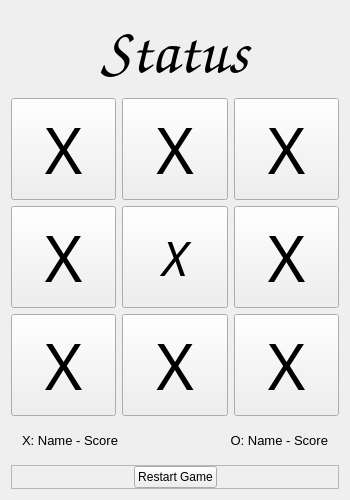
<?xml version="1.0" encoding="UTF-8"?>
<ui version="4.0">
 <class>MainWindow</class>
 <widget class="QMainWindow" name="MainWindow">
  <property name="geometry">
   <rect>
    <x>0</x>
    <y>0</y>
    <width>350</width>
    <height>500</height>
   </rect>
  </property>
  <property name="minimumSize">
   <size>
    <width>350</width>
    <height>500</height>
   </size>
  </property>
  <property name="maximumSize">
   <size>
    <width>350</width>
    <height>500</height>
   </size>
  </property>
  <property name="cursor">
   <cursorShape>PointingHandCursor</cursorShape>
  </property>
  <property name="windowTitle">
   <string>Tic Tac Toe - Ashiv sGupta</string>
  </property>
  <widget class="QWidget" name="centralWidget">
   <layout class="QVBoxLayout" name="verticalLayout">
    <item>
     <layout class="QGridLayout" name="gridLayout">
      <item row="1" column="1">
       <widget class="QPushButton" name="spot_01">
        <property name="sizePolicy">
         <sizepolicy hsizetype="Minimum" vsizetype="Minimum">
          <horstretch>0</horstretch>
          <verstretch>0</verstretch>
         </sizepolicy>
        </property>
        <property name="minimumSize">
         <size>
          <width>0</width>
          <height>55</height>
         </size>
        </property>
        <property name="font">
         <font>
          <family>Arial Black</family>
          <pointsize>48</pointsize>
         </font>
        </property>
        <property name="cursor">
         <cursorShape>PointingHandCursor</cursorShape>
        </property>
        <property name="text">
         <string>X</string>
        </property>
        <property name="flat">
         <bool>false</bool>
        </property>
       </widget>
      </item>
      <item row="1" column="2">
       <widget class="QPushButton" name="spot_02">
        <property name="sizePolicy">
         <sizepolicy hsizetype="Minimum" vsizetype="Minimum">
          <horstretch>0</horstretch>
          <verstretch>0</verstretch>
         </sizepolicy>
        </property>
        <property name="minimumSize">
         <size>
          <width>0</width>
          <height>55</height>
         </size>
        </property>
        <property name="font">
         <font>
          <family>Arial Black</family>
          <pointsize>48</pointsize>
         </font>
        </property>
        <property name="cursor">
         <cursorShape>PointingHandCursor</cursorShape>
        </property>
        <property name="text">
         <string>X</string>
        </property>
        <property name="flat">
         <bool>false</bool>
        </property>
       </widget>
      </item>
      <item row="3" column="0">
       <widget class="QPushButton" name="spot_10">
        <property name="sizePolicy">
         <sizepolicy hsizetype="Minimum" vsizetype="Minimum">
          <horstretch>0</horstretch>
          <verstretch>0</verstretch>
         </sizepolicy>
        </property>
        <property name="minimumSize">
         <size>
          <width>0</width>
          <height>55</height>
         </size>
        </property>
        <property name="font">
         <font>
          <family>Arial Black</family>
          <pointsize>48</pointsize>
         </font>
        </property>
        <property name="cursor">
         <cursorShape>PointingHandCursor</cursorShape>
        </property>
        <property name="text">
         <string>X</string>
        </property>
        <property name="flat">
         <bool>false</bool>
        </property>
       </widget>
      </item>
      <item row="3" column="1">
       <widget class="QPushButton" name="spot_11">
        <property name="sizePolicy">
         <sizepolicy hsizetype="Minimum" vsizetype="Minimum">
          <horstretch>0</horstretch>
          <verstretch>0</verstretch>
         </sizepolicy>
        </property>
        <property name="minimumSize">
         <size>
          <width>0</width>
          <height>55</height>
         </size>
        </property>
        <property name="font">
         <font>
          <family>Arial Black</family>
          <pointsize>36</pointsize>
          <italic>true</italic>
          <strikeout>false</strikeout>
         </font>
        </property>
        <property name="cursor">
         <cursorShape>PointingHandCursor</cursorShape>
        </property>
        <property name="text">
         <string>X</string>
        </property>
        <property name="flat">
         <bool>false</bool>
        </property>
       </widget>
      </item>
      <item row="3" column="2">
       <widget class="QPushButton" name="spot_12">
        <property name="sizePolicy">
         <sizepolicy hsizetype="Minimum" vsizetype="Minimum">
          <horstretch>0</horstretch>
          <verstretch>0</verstretch>
         </sizepolicy>
        </property>
        <property name="minimumSize">
         <size>
          <width>0</width>
          <height>55</height>
         </size>
        </property>
        <property name="font">
         <font>
          <family>Arial Black</family>
          <pointsize>48</pointsize>
         </font>
        </property>
        <property name="cursor">
         <cursorShape>PointingHandCursor</cursorShape>
        </property>
        <property name="text">
         <string>X</string>
        </property>
        <property name="flat">
         <bool>false</bool>
        </property>
       </widget>
      </item>
      <item row="4" column="0">
       <widget class="QPushButton" name="spot_20">
        <property name="sizePolicy">
         <sizepolicy hsizetype="Minimum" vsizetype="Minimum">
          <horstretch>0</horstretch>
          <verstretch>0</verstretch>
         </sizepolicy>
        </property>
        <property name="minimumSize">
         <size>
          <width>0</width>
          <height>55</height>
         </size>
        </property>
        <property name="font">
         <font>
          <family>Arial Black</family>
          <pointsize>48</pointsize>
         </font>
        </property>
        <property name="cursor">
         <cursorShape>PointingHandCursor</cursorShape>
        </property>
        <property name="text">
         <string>X</string>
        </property>
        <property name="flat">
         <bool>false</bool>
        </property>
       </widget>
      </item>
      <item row="4" column="1">
       <widget class="QPushButton" name="spot_21">
        <property name="sizePolicy">
         <sizepolicy hsizetype="Minimum" vsizetype="Minimum">
          <horstretch>0</horstretch>
          <verstretch>0</verstretch>
         </sizepolicy>
        </property>
        <property name="minimumSize">
         <size>
          <width>0</width>
          <height>55</height>
         </size>
        </property>
        <property name="font">
         <font>
          <family>Arial Black</family>
          <pointsize>48</pointsize>
         </font>
        </property>
        <property name="cursor">
         <cursorShape>PointingHandCursor</cursorShape>
        </property>
        <property name="text">
         <string>X</string>
        </property>
        <property name="flat">
         <bool>false</bool>
        </property>
       </widget>
      </item>
      <item row="4" column="2">
       <widget class="QPushButton" name="spot_22">
        <property name="sizePolicy">
         <sizepolicy hsizetype="Minimum" vsizetype="Minimum">
          <horstretch>0</horstretch>
          <verstretch>0</verstretch>
         </sizepolicy>
        </property>
        <property name="minimumSize">
         <size>
          <width>0</width>
          <height>55</height>
         </size>
        </property>
        <property name="font">
         <font>
          <family>Arial Black</family>
          <pointsize>48</pointsize>
         </font>
        </property>
        <property name="cursor">
         <cursorShape>PointingHandCursor</cursorShape>
        </property>
        <property name="text">
         <string>X</string>
        </property>
        <property name="flat">
         <bool>false</bool>
        </property>
       </widget>
      </item>
      <item row="0" column="0" colspan="3">
       <widget class="QLabel" name="label_status">
        <property name="sizePolicy">
         <sizepolicy hsizetype="Preferred" vsizetype="Maximum">
          <horstretch>0</horstretch>
          <verstretch>0</verstretch>
         </sizepolicy>
        </property>
        <property name="minimumSize">
         <size>
          <width>327</width>
          <height>0</height>
         </size>
        </property>
        <property name="maximumSize">
         <size>
          <width>327</width>
          <height>16777215</height>
         </size>
        </property>
        <property name="font">
         <font>
          <family>URW Chancery L</family>
          <pointsize>48</pointsize>
          <weight>75</weight>
          <italic>true</italic>
          <bold>true</bold>
         </font>
        </property>
        <property name="text">
         <string>Status</string>
        </property>
        <property name="alignment">
         <set>Qt::AlignCenter</set>
        </property>
       </widget>
      </item>
      <item row="1" column="0">
       <widget class="QPushButton" name="spot_00">
        <property name="sizePolicy">
         <sizepolicy hsizetype="Minimum" vsizetype="Minimum">
          <horstretch>0</horstretch>
          <verstretch>0</verstretch>
         </sizepolicy>
        </property>
        <property name="minimumSize">
         <size>
          <width>0</width>
          <height>55</height>
         </size>
        </property>
        <property name="font">
         <font>
          <family>Arial Black</family>
          <pointsize>48</pointsize>
         </font>
        </property>
        <property name="cursor">
         <cursorShape>PointingHandCursor</cursorShape>
        </property>
        <property name="text">
         <string>X</string>
        </property>
        <property name="flat">
         <bool>false</bool>
        </property>
       </widget>
      </item>
     </layout>
    </item>
    <item>
     <widget class="QFrame" name="NameFrame">
      <property name="sizePolicy">
       <sizepolicy hsizetype="Preferred" vsizetype="Maximum">
        <horstretch>0</horstretch>
        <verstretch>0</verstretch>
       </sizepolicy>
      </property>
      <layout class="QHBoxLayout" name="horizontalLayout">
       <item>
        <widget class="QLabel" name="label_name1">
         <property name="sizePolicy">
          <sizepolicy hsizetype="Preferred" vsizetype="Maximum">
           <horstretch>0</horstretch>
           <verstretch>0</verstretch>
          </sizepolicy>
         </property>
         <property name="font">
          <font>
           <pointsize>10</pointsize>
          </font>
         </property>
         <property name="text">
          <string>X: Name - Score</string>
         </property>
        </widget>
       </item>
       <item>
        <widget class="QLabel" name="label_name2">
         <property name="sizePolicy">
          <sizepolicy hsizetype="Preferred" vsizetype="Maximum">
           <horstretch>0</horstretch>
           <verstretch>0</verstretch>
          </sizepolicy>
         </property>
         <property name="font">
          <font>
           <pointsize>10</pointsize>
          </font>
         </property>
         <property name="text">
          <string>O: Name - Score</string>
         </property>
         <property name="alignment">
          <set>Qt::AlignRight|Qt::AlignTrailing|Qt::AlignVCenter</set>
         </property>
        </widget>
       </item>
      </layout>
     </widget>
    </item>
    <item>
     <widget class="QFrame" name="frame">
      <property name="sizePolicy">
       <sizepolicy hsizetype="Preferred" vsizetype="Maximum">
        <horstretch>0</horstretch>
        <verstretch>0</verstretch>
       </sizepolicy>
      </property>
      <property name="frameShape">
       <enum>QFrame::StyledPanel</enum>
      </property>
      <property name="frameShadow">
       <enum>QFrame::Raised</enum>
      </property>
      <layout class="QHBoxLayout" name="horizontalLayout_2">
       <property name="leftMargin">
        <number>0</number>
       </property>
       <property name="topMargin">
        <number>0</number>
       </property>
       <property name="rightMargin">
        <number>0</number>
       </property>
       <property name="bottomMargin">
        <number>0</number>
       </property>
       <item>
        <spacer name="horizontalSpacer">
         <property name="orientation">
          <enum>Qt::Horizontal</enum>
         </property>
         <property name="sizeHint" stdset="0">
          <size>
           <width>105</width>
           <height>20</height>
          </size>
         </property>
        </spacer>
       </item>
       <item>
        <widget class="QPushButton" name="buttonRestart">
         <property name="text">
          <string>Restart Game</string>
         </property>
        </widget>
       </item>
       <item>
        <spacer name="horizontalSpacer_2">
         <property name="orientation">
          <enum>Qt::Horizontal</enum>
         </property>
         <property name="sizeHint" stdset="0">
          <size>
           <width>104</width>
           <height>20</height>
          </size>
         </property>
        </spacer>
       </item>
      </layout>
     </widget>
    </item>
   </layout>
  </widget>
 </widget>
 <layoutdefault spacing="6" margin="11"/>
 <resources/>
 <connections/>
</ui>
